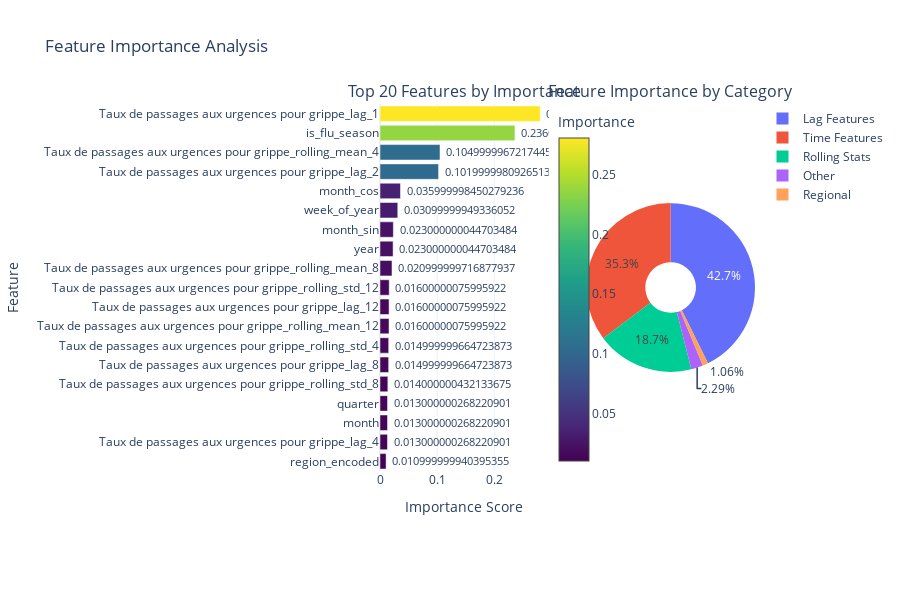
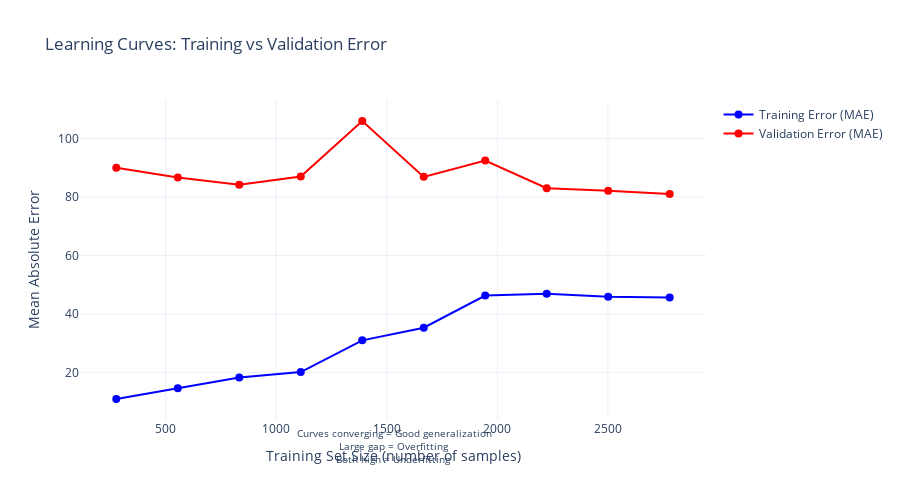

Source (notebook cell) for these figures, in order:
### Code cell
if XGB_AVAILABLE and df is not None and target_col and 'pred_xgb' in test.columns:
    print(" Creating Feature Importance and Learning Curve Visualizations...\n")
    
    # ============ Feature Importance Visualization ============
    fig_importance = make_subplots(
        rows=1, cols=2,
        subplot_titles=('Top 20 Features by Importance', 'Feature Importance by Category'),
        specs=[[{'type': 'bar'}, {'type': 'pie'}]]
    )
    
    # Bar chart of top 20 features
    top_20 = importance.head(20).sort_values('importance', ascending=True)
    
    fig_importance.add_trace(
        go.Bar(
            x=top_20['importance'],
            y=top_20['feature'],
            orientation='h',
            marker=dict(
                color=top_20['importance'],
                colorscale='Viridis',
                showscale=True,
                colorbar=dict(title='Importance', x=0.45)
            ),
            text=top_20['importance'].round(3),
            textposition='outside',
            showlegend=False
        ),
        row=1, col=1
    )
    
    # Categorize features for pie chart
    def categorize_feature(feat_name):
        if 'lag' in feat_name:
            return 'Lag Features'
        elif 'rolling' in feat_name:
            return 'Rolling Stats'
        elif feat_name in ['month', 'week_of_year', 'quarter', 'month_sin', 'month_cos', 'is_flu_season']:
            return 'Time Features'
        elif 'region' in feat_name:
            return 'Regional'
        else:
            return 'Other'
    
    importance['category'] = importance['feature'].apply(categorize_feature)
    category_importance = importance.groupby('category')['importance'].sum().reset_index()
    
    fig_importance.add_trace(
        go.Pie(
            labels=category_importance['category'],
            values=category_importance['importance'],
            hole=0.3,
            showlegend=True
        ),
        row=1, col=2
    )
    
    fig_importance.update_xaxes(title_text="Importance Score", row=1, col=1)
    fig_importance.update_yaxes(title_text="Feature", row=1, col=1)
    
    fig_importance.update_layout(
        title_text=" Feature Importance Analysis",
        height=600,
        template='plotly_white'
    )
    
    fig_importance.write_html(viz_path / 'feature_importance_analysis.html')
    fig_importance.show()
    print(" Saved: feature_importance_analysis.html")
    
    # ============ Learning Curves ============
    print("\n Generating Learning Curves (this may take a moment)...")
    
    # Sample different training sizes
    train_sizes = np.linspace(0.1, 1.0, 10)
    train_scores_mae = []
    val_scores_mae = []
    
    for size in train_sizes:
        n_samples = int(len(X_train_final) * size)
        if n_samples < 50:  # Minimum samples for training
            continue
            
        X_sample = X_train_final.iloc[:n_samples]
        y_sample = y_train_final.iloc[:n_samples]
        
        # Train model on subset
        temp_model = xgb.XGBRegressor(
            objective='reg:squarederror',
            n_estimators=100,  # Fewer estimators for speed
            max_depth=6,
            learning_rate=0.05,
            subsample=0.8,
            colsample_bytree=0.8,
            random_state=42,
            n_jobs=-1
        )
        
        temp_model.fit(X_sample, y_sample, verbose=False)
        
        # Evaluate
        train_pred_temp = temp_model.predict(X_sample)
        val_pred_temp = temp_model.predict(X_val)
        
        train_mae = mean_absolute_error(y_sample, train_pred_temp)
        val_mae = mean_absolute_error(y_val, val_pred_temp)
        
        train_scores_mae.append(train_mae)
        val_scores_mae.append(val_mae)
    
    # Plot learning curves
    actual_train_sizes = [int(len(X_train_final) * s) for s in train_sizes[:len(train_scores_mae)]]
    
    fig_learning = go.Figure()
    
    fig_learning.add_trace(go.Scatter(
        x=actual_train_sizes,
        y=train_scores_mae,
        mode='lines+markers',
        name='Training Error (MAE)',
        line=dict(color='blue', width=2),
        marker=dict(size=8)
    ))
    
    fig_learning.add_trace(go.Scatter(
        x=actual_train_sizes,
        y=val_scores_mae,
        mode='lines+markers',
        name='Validation Error (MAE)',
        line=dict(color='red', width=2),
        marker=dict(size=8)
    ))
    
    fig_learning.update_layout(
        title=' Learning Curves: Training vs Validation Error',
        xaxis_title='Training Set Size (number of samples)',
        yaxis_title='Mean Absolute Error',
        height=500,
        template='plotly_white',
        hovermode='x unified',
        annotations=[
            dict(
                text=' Curves converging = Good generalization<br>Large gap = Overfitting<br>Both high = Underfitting',
                xref='paper', yref='paper',
                x=0.5, y=-0.15,
                showarrow=False,
                font=dict(size=10),
                xanchor='center'
            )
        ]
    )
    
    fig_learning.write_html(viz_path / 'learning_curves.html')
    fig_learning.show()
    print(" Saved: learning_curves.html")
    
    # Interpretation
    print("\n" + "="*80)
    print(" LEARNING CURVE INTERPRETATION")
    print("="*80)
    
    final_gap = val_scores_mae[-1] - train_scores_mae[-1]
    gap_percentage = (final_gap / val_scores_mae[-1]) * 100
    
    print(f"\nFinal Training MAE: {train_scores_mae[-1]:.2f}")
    print(f"Final Validation MAE: {val_scores_mae[-1]:.2f}")
    print(f"Gap: {final_gap:.2f} ({gap_percentage:.1f}%)")
    
    if gap_percentage < 10:
        print("\n EXCELLENT: Model generalizes very well")
        print("   - Small gap between training and validation error")
        print("   - Model is not overfitting")
    elif gap_percentage < 20:
        print("\n GOOD: Model generalizes well")
        print("   - Acceptable gap between training and validation")
        print("   - Minimal overfitting")
    else:
        print("\n CAUTION: Some overfitting detected")
        print("   - Consider: more data, regularization, or simpler model")
    
    # Check if more data would help
    mae_improvement = train_scores_mae[0] - train_scores_mae[-1]
    if val_scores_mae[-1] > val_scores_mae[-2]:
        print("\n RECOMMENDATION: More training data would likely improve performance")
    else:
        print("\n RECOMMENDATION: Model has likely reached optimal performance with current features")
    
    print("="*80)

### Figure 1 — Plotly figure (JSON) as saved in the notebook; plotly's stock layout.template omitted (floating-point values rounded to 4 significant figures)
{"data": [{"marker": {"color": [0.01063, 0.01305, 0.01313, 0.01319, 0.01373, 0.01514, 0.01522, 0.01578, 0.01586, 0.01612, 0.02098, 0.02292, 0.02335, 0.03108, 0.03581, 0.1025, 0.105, 0.2361, 0.2805], "colorbar": {"title": {"text": "Importance"}, "x": 0.45}, "colorscale": [[0.0, "#440154"], [0.1111, "#482878"], [0.2222, "#3e4989"], [0.3333, "#31688e"], [0.4444, "#26828e"], [0.5556, "#1f9e89"], [0.6667, "#35b779"], [0.7778, "#6ece58"], [0.8889, "#b5de2b"], [1.0, "#fde725"]], "showscale": true}, "orientation": "h", "showlegend": false, "text": [0.011, 0.013, 0.013, 0.013, 0.014, 0.015, 0.015, 0.016, 0.016, 0.016, 0.021, 0.023, 0.023, 0.031, 0.036, 0.102, 0.105, 0.236, 0.28], "textposition": "outside", "type": "bar", "x": [0.01063, 0.01305, 0.01313, 0.01319, 0.01373, 0.01514, 0.01522, 0.01578, 0.01586, 0.01612, 0.02098, 0.02292, 0.02335, 0.03108, 0.03581, 0.1025, 0.105, 0.2361, 0.2805], "xaxis": "x", "y": ["region_encoded", "Taux de passages aux urgences pour grippe_lag_4", "month", "quarter", "Taux de passages aux urgences pour grippe_rolling_std_8", "Taux de passages aux urgences pour grippe_lag_8", "Taux de passages aux urgences pour grippe_rolling_std_4", "Taux de passages aux urgences pour grippe_rolling_mean_12", "Taux de passages aux urgences pour grippe_lag_12", "Taux de passages aux urgences pour grippe_rolling_std_12", "Taux de passages aux urgences pour grippe_rolling_mean_8", "year", "month_sin", "week_of_year", "month_cos", "Taux de passages aux urgences pour grippe_lag_2", "Taux de passages aux urgences pour grippe_rolling_mean_4", "is_flu_season", "Taux de passages aux urgences pour grippe_lag_1"], "yaxis": "y"}, {"domain": {"x": [0.55, 1.0], "y": [0.0, 1.0]}, "hole": 0.3, "labels": ["Lag Features", "Other", "Regional", "Rolling Stats", "Time Features"], "showlegend": true, "type": "pie", "values": [0.427, 0.02292, 0.01063, 0.1868, 0.3526]}], "layout": {"annotations": [{"font": {"size": 16}, "showarrow": false, "text": "Top 20 Features by Importance", "x": 0.225, "xanchor": "center", "xref": "paper", "y": 1.0, "yanchor": "bottom", "yref": "paper"}, {"font": {"size": 16}, "showarrow": false, "text": "Feature Importance by Category", "x": 0.775, "xanchor": "center", "xref": "paper", "y": 1.0, "yanchor": "bottom", "yref": "paper"}], "height": 600, "title": {"text": " Feature Importance Analysis"}, "xaxis": {"anchor": "y", "domain": [0.0, 0.45], "title": {"text": "Importance Score"}}, "yaxis": {"anchor": "x", "domain": [0.0, 1.0], "title": {"text": "Feature"}}}}

### Figure 2 — Plotly figure (JSON) as saved in the notebook; plotly's stock layout.template omitted (floating-point values rounded to 4 significant figures)
{"data": [{"line": {"color": "blue", "width": 2}, "marker": {"size": 8}, "mode": "lines+markers", "name": "Training Error (MAE)", "type": "scatter", "x": [277, 555, 833, 1111, 1389, 1667, 1945, 2223, 2501, 2779], "y": [10.88, 14.6, 18.23, 20.09, 30.95, 35.28, 46.25, 46.87, 45.9, 45.57]}, {"line": {"color": "red", "width": 2}, "marker": {"size": 8}, "mode": "lines+markers", "name": "Validation Error (MAE)", "type": "scatter", "x": [277, 555, 833, 1111, 1389, 1667, 1945, 2223, 2501, 2779], "y": [90.02, 86.7, 84.2, 86.98, 106.0, 86.88, 92.45, 82.99, 82.17, 81.02]}], "layout": {"annotations": [{"font": {"size": 10}, "showarrow": false, "text": " Curves converging = Good generalization<br>Large gap = Overfitting<br>Both high = Underfitting", "x": 0.5, "xanchor": "center", "xref": "paper", "y": -0.15, "yref": "paper"}], "height": 500, "hovermode": "x unified", "title": {"text": " Learning Curves: Training vs Validation Error"}, "xaxis": {"title": {"text": "Training Set Size (number of samples)"}}, "yaxis": {"title": {"text": "Mean Absolute Error"}}}}
